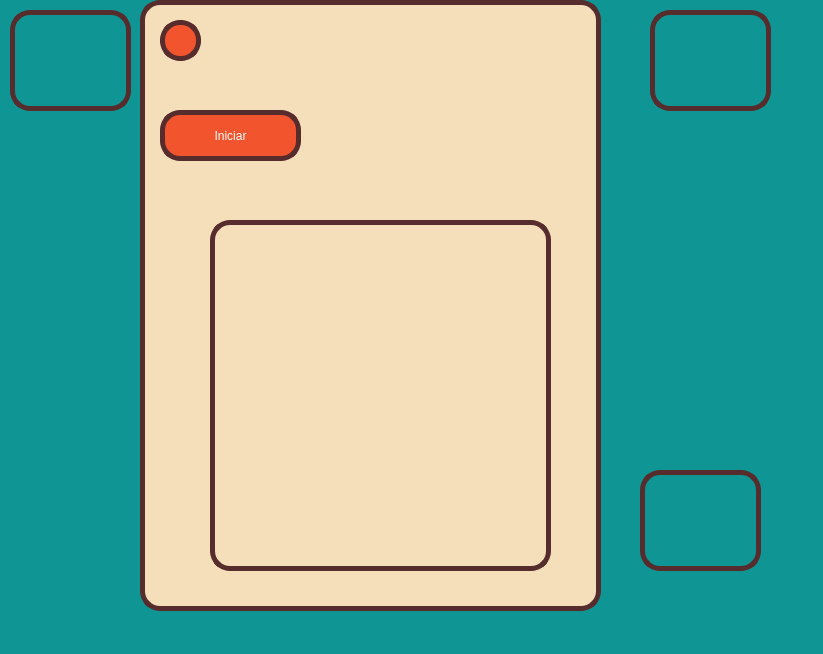
<?xml version="1.0" encoding="UTF-8"?>
<ui version="4.0">
 <class>MainWindow</class>
 <widget class="QMainWindow" name="MainWindow">
  <property name="geometry">
   <rect>
    <x>0</x>
    <y>0</y>
    <width>823</width>
    <height>654</height>
   </rect>
  </property>
  <property name="windowTitle">
   <string>MainWindow</string>
  </property>
  <property name="styleSheet">
   <string notr="true">background-color: rgb(14, 149, 148);</string>
  </property>
  <widget class="QWidget" name="centralwidget">
   <widget class="QFrame" name="frame">
    <property name="geometry">
     <rect>
      <x>140</x>
      <y>0</y>
      <width>461</width>
      <height>611</height>
     </rect>
    </property>
    <property name="styleSheet">
     <string notr="true">background-color: rgb(245, 223, 187);
 border: 5px solid rgb(86, 44, 44);
    border-radius: 20px;</string>
    </property>
    <property name="frameShape">
     <enum>QFrame::StyledPanel</enum>
    </property>
    <property name="frameShadow">
     <enum>QFrame::Raised</enum>
    </property>
    <widget class="QPushButton" name="Btn_Abrir">
     <property name="geometry">
      <rect>
       <x>20</x>
       <y>20</y>
       <width>41</width>
       <height>41</height>
      </rect>
     </property>
     <property name="styleSheet">
      <string notr="true">QPushButton {
	font: 75 16pt &quot;Agency FB&quot;;
    color: rgb(255, 255, 255);
    background-color: rgb(242, 84, 45);
    border: 5px solid rgb(86, 44, 44);
    border-radius: 20px;
}
QPushButton:hover {
    background-color: rgb(18, 116, 117) ;
}</string>
     </property>
     <property name="text">
      <string/>
     </property>
    </widget>
    <widget class="QPushButton" name="Btn_Iniciar">
     <property name="geometry">
      <rect>
       <x>20</x>
       <y>110</y>
       <width>141</width>
       <height>51</height>
      </rect>
     </property>
     <property name="styleSheet">
      <string notr="true">QPushButton {
	font: 75 16pt &quot;Agency FB&quot;;
    color: rgb(255, 255, 255);
    background-color: rgb(242, 84, 45);
    border: 5px solid rgb(86, 44, 44);
    border-radius: 20px;
}
QPushButton:hover {
    background-color: rgb(18, 116, 117) ;
}</string>
     </property>
     <property name="text">
      <string>Iniciar</string>
     </property>
    </widget>
    <widget class="QLabel" name="Imagenes">
     <property name="geometry">
      <rect>
       <x>70</x>
       <y>220</y>
       <width>341</width>
       <height>351</height>
      </rect>
     </property>
     <property name="font">
      <font>
       <family>Agency FB</family>
       <pointsize>16</pointsize>
       <weight>75</weight>
       <bold>true</bold>
      </font>
     </property>
     <property name="text">
      <string/>
     </property>
     <property name="pixmap">
      <pixmap resource="../Recursos.qrc">:/Imagenes/Media/__voyager_reverse_1999_drawn_by_konohana_weibo__c0e7302d2c1ba8e61c6305cb504bed5e.jpg</pixmap>
     </property>
     <property name="scaledContents">
      <bool>true</bool>
     </property>
    </widget>
   </widget>
   <widget class="QLabel" name="label">
    <property name="geometry">
     <rect>
      <x>10</x>
      <y>10</y>
      <width>121</width>
      <height>101</height>
     </rect>
    </property>
    <property name="styleSheet">
     <string notr="true"> border: 5px solid rgb(86, 44, 44);
    border-radius: 20px;</string>
    </property>
    <property name="text">
     <string/>
    </property>
    <property name="pixmap">
     <pixmap resource="../Recursos.qrc">:/Imagenes/Media/UAT.jpg</pixmap>
    </property>
    <property name="scaledContents">
     <bool>true</bool>
    </property>
   </widget>
   <widget class="QLabel" name="label_2">
    <property name="geometry">
     <rect>
      <x>650</x>
      <y>10</y>
      <width>121</width>
      <height>101</height>
     </rect>
    </property>
    <property name="styleSheet">
     <string notr="true"> border: 5px solid rgb(86, 44, 44);
    border-radius: 20px;</string>
    </property>
    <property name="text">
     <string/>
    </property>
    <property name="pixmap">
     <pixmap resource="../Recursos.qrc">:/Imagenes/Media/FI.jpg</pixmap>
    </property>
    <property name="scaledContents">
     <bool>true</bool>
    </property>
   </widget>
   <widget class="QLabel" name="label_3">
    <property name="geometry">
     <rect>
      <x>640</x>
      <y>470</y>
      <width>121</width>
      <height>101</height>
     </rect>
    </property>
    <property name="styleSheet">
     <string notr="true"> border: 5px solid rgb(86, 44, 44);
    border-radius: 20px;</string>
    </property>
    <property name="text">
     <string/>
    </property>
    <property name="pixmap">
     <pixmap resource="../Recursos.qrc">:/Imagenes/Media/logo.jpg</pixmap>
    </property>
    <property name="scaledContents">
     <bool>true</bool>
    </property>
   </widget>
  </widget>
  <widget class="QMenuBar" name="menubar">
   <property name="geometry">
    <rect>
     <x>0</x>
     <y>0</y>
     <width>823</width>
     <height>26</height>
    </rect>
   </property>
  </widget>
  <widget class="QStatusBar" name="statusbar"/>
 </widget>
 <resources>
  <include location="../Recursos.qrc"/>
  <include location="../../../../../../Program Files (x86)/Recursos.qrc"/>
 </resources>
 <connections/>
</ui>
